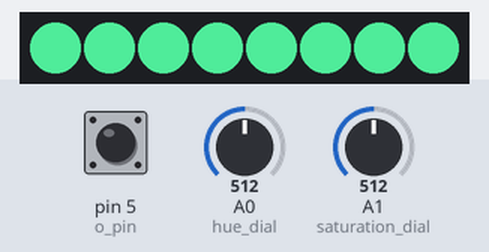
This sketch was run on a simulated Arduino Uno, built with avr-gcc and run on an emulated ATmega328P. On the bench: 8 RGB LEDs in strip order, left to right. The test bench sets the inputs (shaded band); at power-on: A0 (hue_dial) = 512, A1 (saturation_dial) = 512, pin 5 (o_pin) HIGH. Dim RGB values are drawn brighter than linear.

Above: at 1.2 s.
1.3 s: A0 (hue_dial) set to 716
At 2.1 s:
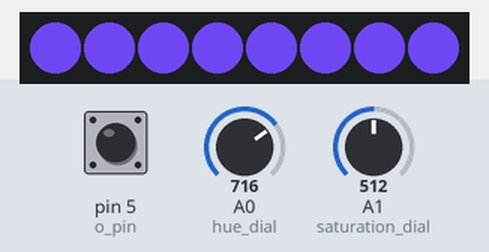
2.8 s: A1 (saturation_dial) set to 306
At 3.2 s:
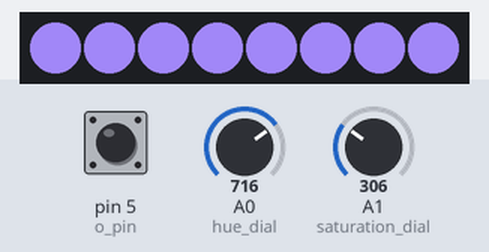
4.3 s: pin 5 (o_pin) pulled LOW for 0.15 s
At 4.7 s:
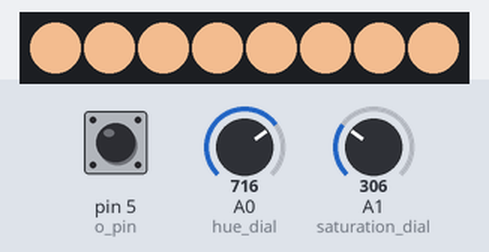
5.9 s: A0 (hue_dial) set to 900
At 6.8 s:
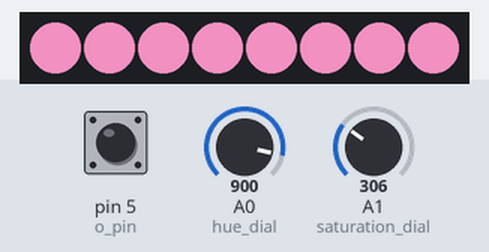
7.4 s: A1 (saturation_dial) set to 122
At 7.9 s:
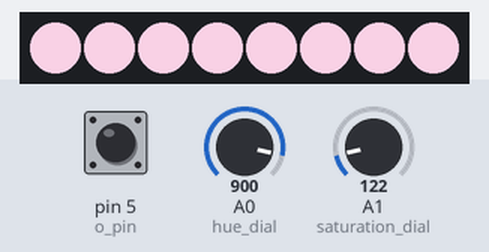
8.9 s: A1 (saturation_dial) set to 511
At 10.2 s:
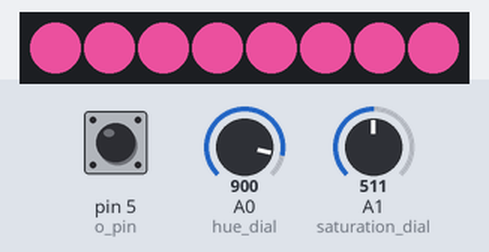
Timing chart, 0 to 11.4 s (numbered marks = the images above; inputs shaded):
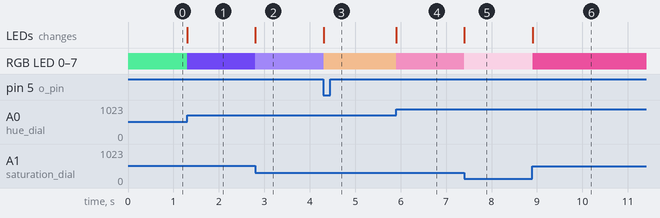

Measured:
- after the input at 1.3 s, RGB LED 0–7: RGB(65, 193, 126) → RGB(100, 65, 219) at once; the LEDs: change at once (image 1)
- after the input at 2.8 s, RGB LED 0–7: RGB(100, 65, 219) → RGB(150, 126, 231) at once; the LEDs: change at once (image 2)
- after the input at 4.3 s, RGB LED 0–7: RGB(150, 126, 231) → RGB(214, 166, 126) at once; the LEDs: change at once (image 3)
- after the input at 5.9 s, RGB LED 0–7: RGB(214, 166, 126) → RGB(212, 126, 169) at once; the LEDs: change at once (image 4)
- after the input at 7.4 s, RGB LED 0–7: RGB(212, 126, 169) → RGB(236, 198, 217) at once; the LEDs: change at once (image 5)
- after the input at 8.9 s, RGB LED 0–7: RGB(236, 198, 217) → RGB(191, 65, 128) at once; the LEDs: change at once (image 6)

The sketch:

lampA.ino
```cpp
#include <FastLED.h>

const int hue_dial = A0;
const int saturation_dial = A1;
const int o_pin = 5;

const int NUM_LEDS = 8;
CRGB leds[NUM_LEDS];
CHSV wheel(0, 255, 255);

void setup()
{
  pinMode(o_pin, INPUT_PULLUP);
  FastLED.addLeds<WS2811, 4, BRG>(leds, NUM_LEDS).setCorrection(TypicalLEDStrip);
  FastLED.setBrightness(255);
}


void loop()
{
  static bool o_mode = false;
  static bool o_oldbval = false;

  readButton(o_pin, &o_mode, &o_oldbval);
  if (o_mode) {
    orange();
    o_mode = false;
  }

  wheel.hue = map(analogRead(hue_dial), 0, 1023, 0, 255);
  wheel.saturation = map(analogRead(saturation_dial), 0, 1023, 0, 255);
  for (int i = 0; i < NUM_LEDS; i++) {
    leds[i] = wheel;
  }
  FastLED.show();
}

void orange()
{
  wheel.hue = 30;
  int piss = analogRead(hue_dial);
  while(true) {
    wheel.saturation = map(analogRead(saturation_dial), 0, 1023, 0, 255);
    for (int i = 0; i < NUM_LEDS; i++)
      leds[i] = wheel;

    FastLED.show();
    if (abs(analogRead(hue_dial) - piss) > 70) break;
  }
}

/** toggle pushbutton
  @param pin: what could this possibly be
  @param bstate: the current toggle state
  @param old_bval: previous button reading
*/
void readButton(const int pin, bool* bstate, bool* old_bval)
{
  bool bval = digitalRead(pin);
  if (!bval && &old_bval) {
    *bstate = !*bstate;
    delay(10);
  }
  *old_bval = bval;
}
```
